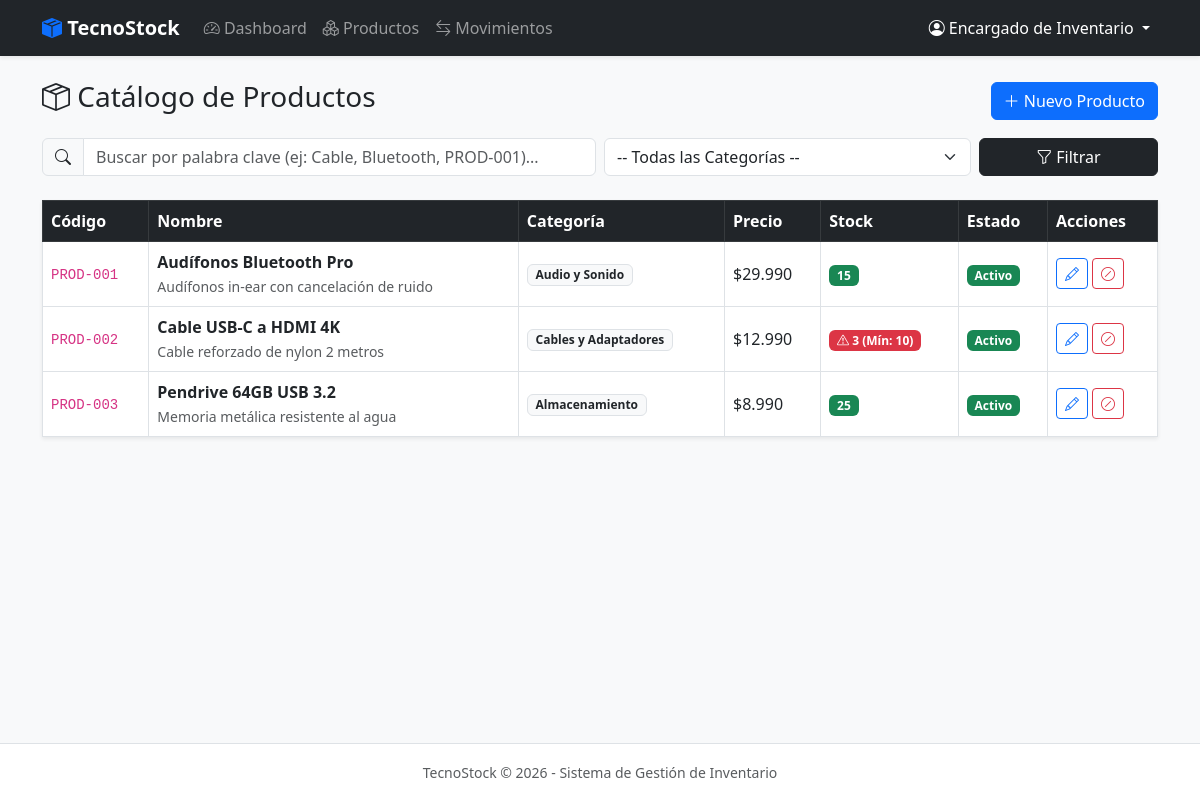
The app's page /productos.php (signed in) with its own data.
### tables this page shows
CREATE TABLE productos (
    id_producto INT AUTO_INCREMENT PRIMARY KEY,
    codigo VARCHAR(50) NOT NULL UNIQUE,
    nombre VARCHAR(150) NOT NULL,
    descripcion TEXT NULL,
    precio DECIMAL(10,2) NOT NULL CHECK (precio >= 0),
    stock_actual INT NOT NULL DEFAULT 0 CHECK (stock_actual >= 0),
    stock_minimo INT NOT NULL DEFAULT 0 CHECK (stock_minimo >= 0),
    estado TINYINT(1) DEFAULT 1,
    id_categoria INT NOT NULL,
    fecha_creacion TIMESTAMP DEFAULT CURRENT_TIMESTAMP,
    CONSTRAINT fk_producto_categoria FOREIGN KEY (id_categoria) 
        REFERENCES categorias(id_categoria) ON DELETE RESTRICT ON UPDATE CASCADE
);

CREATE TABLE categorias (
    id_categoria INT AUTO_INCREMENT PRIMARY KEY,
    nombre VARCHAR(100) NOT NULL UNIQUE,
    descripcion TEXT NULL,
    estado TINYINT(1) DEFAULT 1,
    fecha_creacion TIMESTAMP DEFAULT CURRENT_TIMESTAMP
);

### productos.php (the view, shortened to what this page needs)
<?php
require_once 'config/db.php';
$buscar = trim($_GET['buscar'] ?? '');
$sql = "SELECT p.*, c.nombre AS categoria FROM productos p INNER JOIN categorias c ON p.id_categoria = c.id_categoria WHERE 1=1";
$params = [];
$sql .= " ORDER BY p.estado DESC, p.nombre ASC";
$stmt = $pdo->prepare($sql);
$stmt->execute($params);
$productos = $stmt->fetchAll();
include 'includes/header.php';
include 'includes/navbar.php';
?>
<div class="container py-4">
    <div class="d-flex justify-content-between align-items-center mb-3">
        <h3><i class="bi bi-box-seam"></i> Catálogo de Productos</h3>
        <a href="producto_crear.php" class="btn btn-primary"><i class="bi bi-plus-lg"></i> Nuevo Producto</a>
    </div>
    <form class="row g-2 mb-4" method="GET" action="productos.php">
        <div class="col-md-6">
            <div class="input-group">
                <span class="input-group-text"><i class="bi bi-search"></i></span>
                <input type="text" name="buscar" class="form-control" placeholder="Buscar por palabra clave (ej: Cable, Bluetooth, PROD-001)..." value="<?= htmlspecialchars($buscar) ?>">
            </div>
        </div>
        <div class="col-md-4">
            <select name="categoria_id" class="form-select">
                <option value="">-- Todas las Categorías --</option>
            </select>
        </div>
        <div class="col-md-2 d-flex gap-1">
            <button type="submit" class="btn btn-dark w-100"><i class="bi bi-funnel"></i> Filtrar</button>
        </div>
    </form>
    <table class="table table-bordered align-middle bg-white shadow-sm">
        <thead class="table-dark">
            <tr><th>Código</th><th>Nombre</th><th>Categoría</th><th>Precio</th><th>Stock</th><th>Estado</th><th>Acciones</th></tr>
        </thead>
        <tbody>
            <?php if (count($productos) === 0): ?>
                <tr><td colspan="7" class="text-center py-4 text-muted"><i class="bi bi-search fs-3 d-block mb-2"></i>No se encontraron productos que coincidan con la búsqueda.</td></tr>
            <?php else: ?>
                <?php foreach ($productos as $p): ?>
                <tr class="<?= $p['estado'] == 0 ? 'table-secondary' : '' ?>">
                    <td><code><?= htmlspecialchars($p['codigo']) ?></code></td>
                    <td>
                        <strong><?= htmlspecialchars($p['nombre']) ?></strong>
                        <?php if ($p['descripcion']): ?>
                            <br><small class="text-muted"><?= htmlspecialchars($p['descripcion']) ?></small>
                        <?php endif; ?>
                    </td>
                    <td><span class="badge bg-light text-dark border"><?= htmlspecialchars($p['categoria']) ?></span></td>
                    <td>$<?= number_format($p['precio'], 0, ',', '.') ?></td>
                    <td>
                        <?php if ($p['stock_actual'] < $p['stock_minimo'] && $p['estado'] == 1): ?>
                            <span class="badge bg-danger"><i class="bi bi-exclamation-triangle"></i> <?= $p['stock_actual'] ?> (Mín: <?= $p['stock_minimo'] ?>)</span>
                        <?php else: ?>
                            <span class="badge bg-success"><?= $p['stock_actual'] ?></span>
                        <?php endif; ?>
                    </td>
                    <td><?= $p['estado'] == 1 ? '<span class="badge bg-success">Activo</span>' : '<span class="badge bg-secondary">Inactivo</span>' ?></td>
                    <td>
                        <?php if ($p['estado'] == 1): ?>
                            <a href="producto_editar.php?id=<?= $p['id_producto'] ?>" class="btn btn-sm btn-outline-primary" title="Editar"><i class="bi bi-pencil"></i></a>
                            <a href="producto_desactivar.php?id=<?= $p['id_producto'] ?>" class="btn btn-sm btn-outline-danger" onclick="return confirm('¿Desactivar producto?')" title="Desactivar"><i class="bi bi-slash-circle"></i></a>
                        <?php endif; ?>
                    </td>
                </tr>
                <?php endforeach; ?>
            <?php endif; ?>
        </tbody>
    </table>
</div>
<?php include 'includes/footer.php'; ?>

### includes/header.php (shortened to what this page needs)
<!DOCTYPE html>
<html lang="es">
<head>
    <link href="https://cdn.jsdelivr.net/npm/bootstrap@5.3.0/dist/css/bootstrap.min.css" rel="stylesheet">
    <link href="https://cdn.jsdelivr.net/npm/bootstrap-icons@1.10.5/font/bootstrap-icons.css" rel="stylesheet">
</head>
<body class="d-flex flex-column min-vh-100">

### includes/navbar.php (shortened to what this page needs)
<nav class="navbar navbar-expand-lg navbar-dark bg-dark shadow-sm">
    <div class="container">
        <a class="navbar-brand fw-bold" href="index.php">
            <i class="bi bi-box-seam-fill text-primary"></i> TecnoStock
        </a>
        <div class="collapse navbar-collapse" id="navbarNav">
            <ul class="navbar-nav me-auto">
                <li class="nav-item">
                    <a class="nav-link" href="index.php"><i class="bi bi-speedometer2"></i> Dashboard</a>
                </li>
                <li class="nav-item">
                    <a class="nav-link" href="productos.php"><i class="bi bi-boxes"></i> Productos</a>
                </li>
                <li class="nav-item">
                    <a class="nav-link" href="movimientos.php"><i class="bi bi-arrow-left-right"></i> Movimientos</a>
                </li>
            </ul>
            <ul class="navbar-nav ms-auto">
                <li class="nav-item dropdown">
                    <a class="nav-link dropdown-toggle active" href="#" id="userDrop" role="button" data-bs-toggle="dropdown">
                        <i class="bi bi-person-circle"></i> <?= htmlspecialchars($_SESSION['usuario_nombre'] ?? 'Usuario') ?>
                    </a>
                </li>
            </ul>
        </div>
    </div>
</nav>

### includes/footer.php (shortened to what this page needs)
<footer class="bg-white text-center text-muted py-3 border-top mt-auto">
    <div class="container">
        <small>TecnoStock &copy; <?= date('Y') ?> - Sistema de Gestión de Inventario</small>
    </div>
</footer>
</body>
</html>

### includes/header.php (style rules this page uses)
body { background-color: #f8f9fa; font-family: 'Segoe UI', Tahoma, Geneva, Verdana, sans-serif; }

### records on screen
productos: codigo "PROD-001", nombre "Audífonos Bluetooth Pro", descripcion "Audífonos in-ear con cancelación de ruido", id_categoria.nombre "Audio y Sonido", precio "29.990", stock_actual "15", estado "Activo"
productos: codigo "PROD-002", nombre "Cable USB-C a HDMI 4K", descripcion "Cable reforzado de nylon 2 metros", id_categoria.nombre "Cables y Adaptadores", precio "12.990", stock_actual "3", stock_minimo "10", estado "Activo"
productos: codigo "PROD-003", nombre "Pendrive 64GB USB 3.2", descripcion "Memoria metálica resistente al agua", id_categoria.nombre "Almacenamiento", precio "8.990", stock_actual "25", estado "Activo"

### other values on screen
$_SESSION['usuario_nombre'] "Encargado de Inventario"
